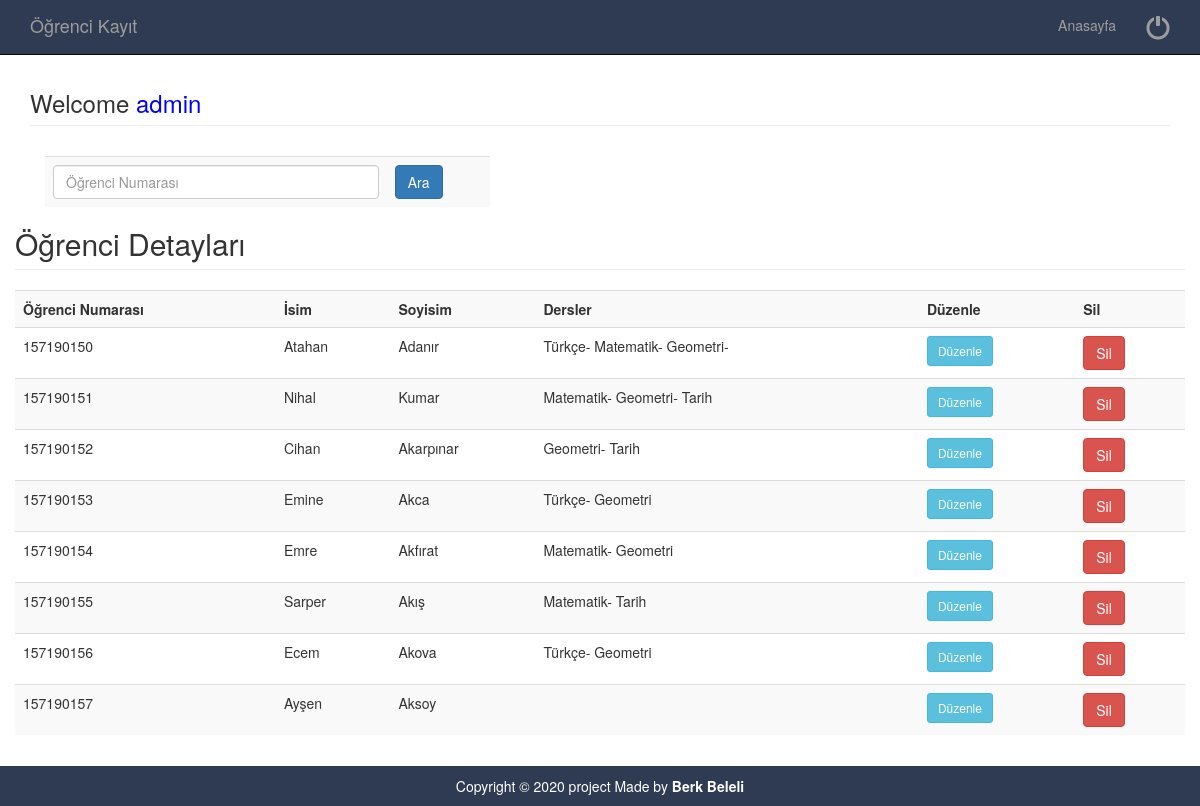
/SrchCourses.php (signed in), run on the app's committed database.
### tables this page shows
CREATE TABLE `studenttable` (
  `StudentNo` bigint(20) NOT NULL,
  `Name` varchar(30) NOT NULL,
  `SurName` varchar(30) NOT NULL,
  `Age` int(10) NOT NULL,
  `Date` date NOT NULL,
  `Courses` varchar(30)  	
);

### SrchCourses.php (the view, shortened to what this page needs)
<?php
$userid = $_SESSION[ "uAdmin" ];
?>
<?php include('LoginHead.php'); ?>
<div class="container">
	<div class="row">
		<div class="col-md-12">
			<h3 class="page-header">Welcome <a href="AdminEnter"><?php echo "<span style='color:blue'>".$userid."</span>";?></a> </h3>
	<div class="col-md-5">
			<fieldset>
				<form name="adminlogin" action="" method="POST">
					<div class="control-group form-group">
						<div class="controls">
						<table class='table table-striped' >
						<tr>
						<td>
							<input type="text" class="form-control" name="ogrenci_id" placeholder="Öğrenci Numarası">
							</td>
							<td>
							<button type="submit" name="search" class="btn btn-primary">Ara</button>
							</td>
							</tr>
							</table>
						</div>
					</div>
			</fieldset>
		</div>
</div>
			<?php
			include( "database.php" );
			if(isset($_POST['search']))
			{
				$id=$_POST['ogrenci_id'];
				$sql = "select * from studenttable where StudentNo='$id'";
				$tmpresult = mysqli_query( $connect, $sql );
				if(mysqli_num_rows($tmpresult)==0)
				{
						$sql = "select * from  studenttable";
				}
            }
            else
            {
            			$sql = "select * from  studenttable";
            }
			$result = mysqli_query( $connect, $sql );
			echo "<h2 class='page-header'>Öğrenci Detayları</h2>";
			echo "<table class='table table-striped' >
            <tr>
            <th>Öğrenci Numarası</th>
            <th>İsim</th>
            <th>Soyisim</th>
            <th>Dersler</th>
            <th>Düzenle</th>
            <th>Sil</th>
            </tr>";
			while ( $row = mysqli_fetch_array( $result ) ) {
				?>
			<tr>
				<td>
					<?PHP echo $row['StudentNo'];?>
				</td>
				<td>
					<?PHP echo $row['Name'];?>
				</td>
				<td>
					<?PHP echo $row['SurName'];?>
				</td>
				<td>
					<?PHP echo $row['Courses'];?>
				</td>
				<td><a href="CourseUpdt?StudentNo=<?php echo $row['StudentNo']; ?>"><input type="button" Value="Düzenle" class="btn btn-info btn-sm"></a>
				</td>
				<td><a href="SrchCourses?deleteid=<?php echo $row['StudentNo']; ?>"><input type="submit" Value="Sil" name="delete" class="btn btn-danger"></a>
				</td>
			</tr>
			<?php } ?>
			</table>
		</div>
	</div>
	<?php include('foot.php'); ?>

### LoginHead.php (shortened to what this page needs)
<!doctype html>
<html lang="en">
<head>
    <link href="css/bootstrap.min.css" rel="stylesheet">
    <link href="css/modern-business.css" rel="stylesheet">
    <link href="font-awesome/css/font-awesome.min.css" rel="stylesheet" type="text/css">
</head>
<body>
<header>
    <nav class="navbar navbar-inverse navbar-fixed-top" role="navigation">
        <div class="container">
            <div class="navbar-header">
                <a class="navbar-brand" href="AdminEnter">Öğrenci Kayıt</a>
            </div>
            <div class="collapse navbar-collapse" id="bs-example-navbar-collapse-1">
                <ul class="nav navbar-nav navbar-right">
                    <li>
                        <a href="AdminEnter">Anasayfa</a>
                    </li>
                  <li>
                       <a href="LogOut" style="font-size: x-large;"><span class="glyphicon glyphicon-off title=" title="logout"></span> </a>
                    </li>
                </ul>
            </div>
        </div>
    </nav>
</header>

### foot.php (shortened to what this page needs)
        <footer>
            <div class="row">
                <div class="col-lg-12">
                    <p class="footer text-center">Copyright &copy; 2020 project Made by <strong>Berk Beleli</strong></p>
                </div>
            </div>
        </footer>
</body>
</html>

### css/modern-business.css (style rules this page uses)
html, body { height: 100%; }
body { padding-top: 50px; }
footer { margin: 50px 0; }

### foot.php (style rules this page uses)
.footer { background: #2f3b52; padding: 10px 0px; color: #fff;position: fixed;left: 0; right: 0;bottom: -10px; }

### data on the page
studenttable: StudentNo "157190150", Name "Atahan", SurName "Adanır", Courses "Türkçe- Matematik- Geometri-"
studenttable: StudentNo "157190151", Name "Nihal", SurName "Kumar", Courses "Matematik- Geometri- Tarih"
studenttable: StudentNo "157190152", Name "Cihan", SurName "Akarpınar", Courses "Geometri- Tarih"
studenttable: StudentNo "157190153", Name "Emine", SurName "Akca", Courses "Türkçe- Geometri"
studenttable: StudentNo "157190154", Name "Emre", SurName "Akfırat", Courses "Matematik- Geometri"
studenttable: StudentNo "157190155", Name "Sarper", SurName "Akış", Courses "Matematik- Tarih"
studenttable: StudentNo "157190156", Name "Ecem", SurName "Akova", Courses "Türkçe- Geometri"
studenttable: StudentNo "157190157", Name "Ayşen", SurName "Aksoy"

### other printed values
$userid "admin"
